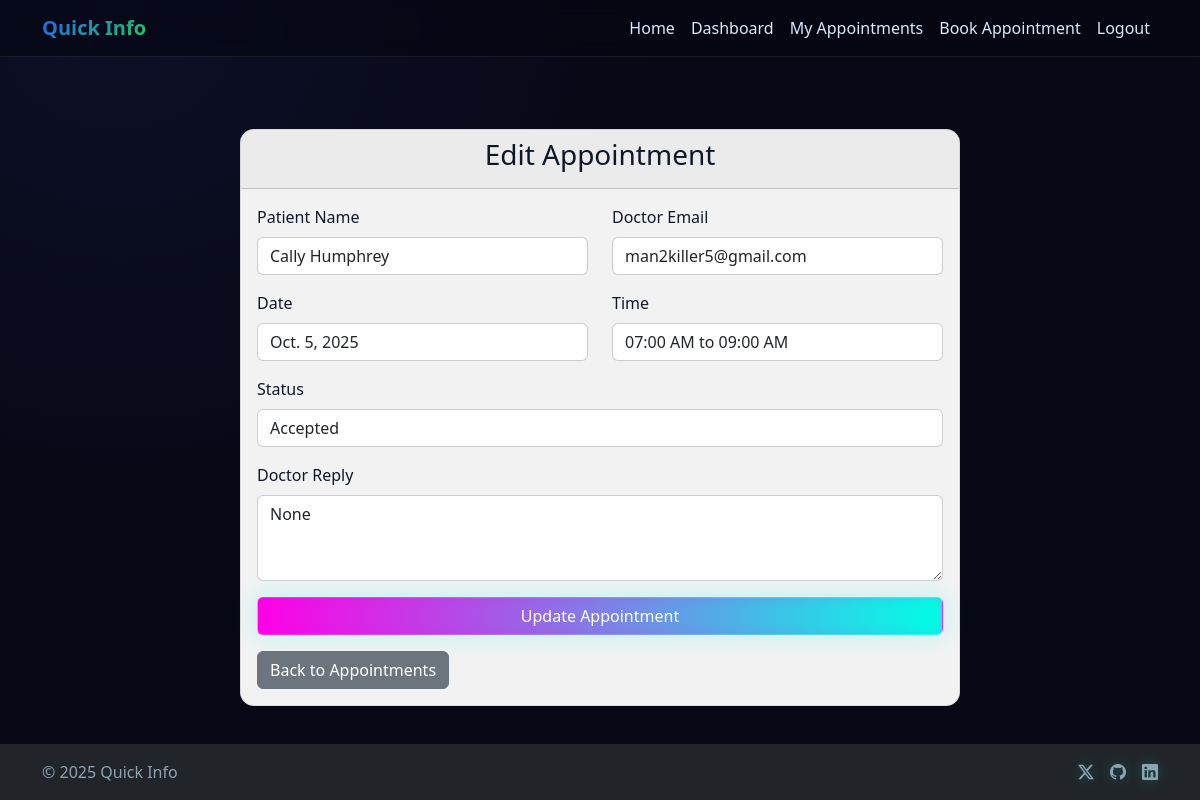
Page /admin_appointment_edit/12/ (signed in) on the committed database.
### quickapp/models.py (models this page shows, shortened)
class user_appointment(models.Model):
    STATUS_CHOICES = [
        ('pending', 'Pending'),
        ('accepted', 'Accepted'),
        ('rejected', 'Rejected'),
        ('ignored', 'Ignored'),
        ('completed', 'Completed'),
    ]
    BOOKING_TYPE_CHOICES = [
        ('self', 'For Myself'),
        ('others', 'For Someone Else'),
    ]
    booking_type = models.CharField(max_length=10, choices=BOOKING_TYPE_CHOICES, default='self')
    booked_by = models.CharField(max_length=20, default='unknown')  # Username of person who booked the appointment
    pusername=models.CharField(max_length=20, null=True, blank=True)  # Only if booking for self
    gender = models.CharField(max_length=20)
    demail = models.EmailField(max_length=40)
    pname=models.CharField(max_length=30)
    page=models.IntegerField()
    problem=models.CharField( max_length=150)
    day=models.DateField()
    time=models.CharField(max_length=50)
    patient_email = models.EmailField(max_length=40, null=True, blank=True)
    patient_mobile = models.IntegerField(null=True, blank=True)
    patient_dob = models.DateField(null=True, blank=True)
    patient_height_cm = models.IntegerField(null=True, blank=True)
    patient_weight_kg = models.IntegerField(null=True, blank=True)
    patient_blood_group = models.CharField(max_length=5, null=True, blank=True)
    diabetes = models.BooleanField(default=False)
    blood_pressure = models.BooleanField(default=False)
    cholesterol = models.BooleanField(default=False)
    ulcer = models.BooleanField(default=False)
    heart_problem = models.BooleanField(default=False)
    liver_problem = models.BooleanField(default=False)
    brain_tumor = models.BooleanField(default=False)
    cancer_related = models.BooleanField(default=False)
    symptoms = models.CharField(max_length=300, null=True, blank=True)
    address = models.CharField(max_length=500, null=True, blank=True)
    status = models.CharField(max_length=20, choices=STATUS_CHOICES, default='pending')
    doctor_reply = models.TextField(null=True, blank=True)
    reply_date = models.DateTimeField(null=True, blank=True)
    created_at = models.DateTimeField(auto_now_add=True)
    updated_at = models.DateTimeField(auto_now=True)

### quickapp/views.py (the view, shortened to what this page needs)
# urls.py: path('admin_appointment_edit/<int:appointment_id>/', admin_appointment_edit, name='admin_appointment_edit'),
@admin_required
def admin_appointment_edit(request, appointment_id):
    try:
        appointment = user_appointment.objects.get(id=appointment_id)
    except user_appointment.DoesNotExist:
        messages.error(request, "Appointment not found")
        return redirect('/admin_appointments/')
    return render(request, 'admin_appointment_form.html', {'appointment': appointment})

### quickapp/views.py (called while the page is built)
def admin_required(view_func):
    @wraps(view_func)
    def wrapper(request, *args, **kwargs):
        if 'admin' not in request.session:
            messages.error(request, "Please log in as admin")
            return redirect('/admin_login/')
        return view_func(request, *args, **kwargs)
    return wrapper

### quickapp/templates/admin_appointment_form.html (shortened to what this page needs)
{% extends 'base.html' %}
{% block content %}
<div class="container mt-5">
    <div class="row justify-content-center">
        <div class="col-md-8">
            <div class="card">
                <div class="card-header">
                    <h3 class="text-center">Edit Appointment</h3>
                </div>
                <div class="card-body">
                    <form method="post">
                        <div class="row">
                            <div class="col-md-6">
                                <div class="mb-3">
                                    <label class="form-label">Patient Name</label>
                                    <input type="text" class="form-control" value="{{ appointment.pname }}" readonly>
                                </div>
                            </div>
                            <div class="col-md-6">
                                <div class="mb-3">
                                    <label class="form-label">Doctor Email</label>
                                    <input type="email" class="form-control" value="{{ appointment.demail }}" readonly>
                                </div>
                            </div>
                        </div>
                        <div class="row">
                            <div class="col-md-6">
                                <div class="mb-3">
                                    <label class="form-label">Date</label>
                                    <input type="text" class="form-control" value="{{ appointment.day }}" readonly>
                                </div>
                            </div>
                            <div class="col-md-6">
                                <div class="mb-3">
                                    <label class="form-label">Time</label>
                                    <input type="text" class="form-control" value="{{ appointment.time }}" readonly>
                                </div>
                            </div>
                        </div>
                        <div class="mb-3">
                            <label for="status" class="form-label">Status</label>
                            <select class="form-control" id="status" name="status" required>
                                <option value="accepted" {% if appointment.status == 'accepted' %}selected{% endif %}>Accepted</option>
                            </select>
                        </div>
                        <div class="mb-3">
                            <label for="doctor_reply" class="form-label">Doctor Reply</label>
                            <textarea class="form-control" id="doctor_reply" name="doctor_reply" rows="3">{{ appointment.doctor_reply }}</textarea>
                        </div>
                        <div class="d-grid">
                            <button type="submit" class="btn btn-primary">Update Appointment</button>
                        </div>
                    </form>
                    <div class="mt-3">
                        <a href="{% url 'admin_appointments' %}" class="btn btn-secondary">Back to Appointments</a>
                    </div>
                </div>
            </div>
        </div>
    </div>
</div>
{% endblock %}

### quickapp/static/quickapp/styles.css (style rules this page uses)
html, body { height: 100%; }
body { display: flex; flex-direction: column; }
:root { --radius: 14px; --cyber-bg-1: #070815; --cyber-bg-2: #0a0c1f; --cyber-grid: rgba(0, 255, 234, .12); --cyber-primary: #00ffe6; --cyber-secondary: #ff00e6; --cyber-accent: #7c3aed; --cyber-text: #e6f6ff; }
body { -webkit-font-smoothing: antialiased; -moz-osx-font-smoothing: grayscale; color: var(--cyber-text); background: radial-gradient(circle at 10% 0%, #0d1028 0%, var(--cyber-bg-1) 40%), radial-gradient(circle at 90% 10%, #12092a 0%, var(--cyber-bg-2) 45%), radial-gradient(1200px 600px at 50% 120%, rgba(124,58,237,.18), transparent 60%), radial-gradient(900px 500px at -10% -20%, rgba(0,255,230,.12), transparent 55%); background-attachment: fixed, fixed, fixed, fixed; min-height: 100vh; }
.card { border-radius: var(--radius); }
.btn-primary { background: linear-gradient(90deg, var(--cyber-secondary), var(--cyber-primary)); border: 1px solid rgba(255,255,255,.15); box-shadow: 0 0 24px rgba(0,255,230,.25), inset 0 0 12px rgba(255,0,230,.15); }
.card:not(.card-med) { color: #0f172a; background-color: rgba(255, 255, 255, 0.95); border: 1px solid rgba(0, 0, 0, 0.1); }
.form-control, .form-select { background-color: rgba(255, 255, 255, 0.9); border: 1px solid rgba(0, 0, 0, 0.15); color: #212529; }

### rows in the picture
user_appointment: pname "Cally Humphrey", demail "man2killer5@gmail.com", day "Oct. 5, 2025", time "07:00 AM to 09:00 AM", status "Accepted", doctor_reply "None"

### other values in the picture
{{ now|default:2025 }} "2025"
